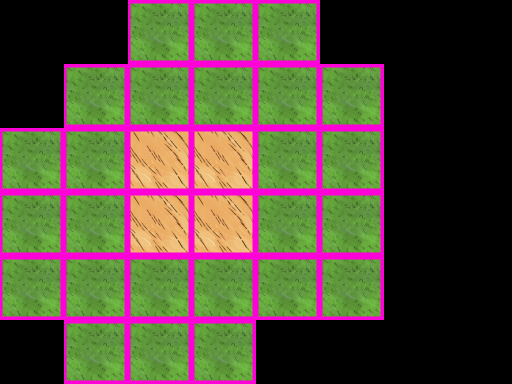

This is a level from a 2D game, rendered from its Tiled map with the project's own tilesets. A one-line summary and the map file follow, with tile-layer data summarised:
An orthogonal 8x6 tile map with 64x64 px tiles, 1 tile layer (BG_TILES) and 14 objects (6x log_chunk, firepit, spawnpoint, sitting_log, batteries, ...).

<map version="1.0" orientation="orthogonal" width="8" height="6" tilewidth="64" tileheight="64">
 <tileset firstgid="1" source="dont_starve/ground.tsx" />
 <layer name="BG_TILES" width="8" height="6">
  <data>[48 cells, 29 non-empty, 2 distinct tile ids]</data>
 </layer>
 <objectgroup name="FG_OBJECTS" width="8" height="6">
  <object type="firepit" x="191" y="189" />
  <object type="spawnpoint" x="165" y="190" />
  <object type="log_chunk" x="239" y="177" />
  <object type="sitting_log" x="224" y="137" />
  <object type="log_chunk" x="139" y="146" />
  <object type="batteries" x="106" y="251" />
  <object type="tent_cone" x="262" y="48" />
  <object type="note1" x="134" y="250" />
  <object type="flashlightloot" x="103" y="166" />
  <object type="log_chunk" x="251" y="190" />
  <object type="letters_dark" x="16" y="154" />
  <object type="log_chunk" x="258" y="177" />
  <object type="log_chunk" x="264" y="191" />
  <object type="log_chunk" x="252" y="205" />
 </objectgroup>
</map>
